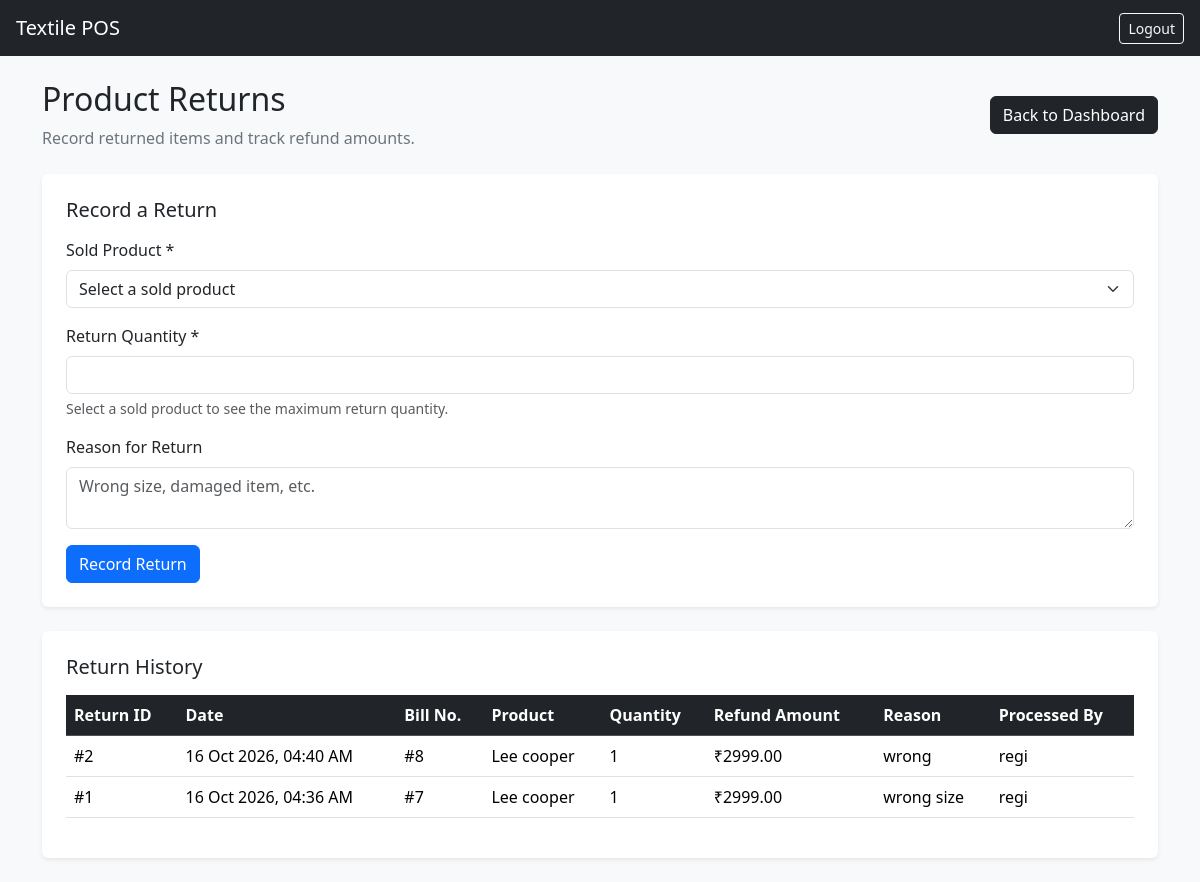
The app's page /returns/ (signed in) with its own data.
### pos/models.py (models this page shows, shortened)
class ProductReturn(models.Model):
    sale_item = models.ForeignKey(
        SaleItem,
        on_delete=models.PROTECT,
        related_name="returns",
    )
    quantity = models.PositiveIntegerField()
    refund_amount = models.DecimalField(max_digits=12, decimal_places=2)
    reason = models.CharField(max_length=250, blank=True)
    processed_by = models.ForeignKey(
        User,
        on_delete=models.SET_NULL,
        null=True,
        related_name="processed_returns",
    )
    created_at = models.DateTimeField(auto_now_add=True)

class SaleItem(models.Model):
    sale = models.ForeignKey(
        Sale,
        on_delete=models.CASCADE,
        related_name="items"
    )
    product = models.ForeignKey(
        Product,
        on_delete=models.PROTECT,
        related_name="sale_items"
    )
    quantity = models.PositiveIntegerField()
    unit_price = models.DecimalField(max_digits=10, decimal_places=2)
    line_total = models.DecimalField(max_digits=12, decimal_places=2)

class Product(models.Model):
    name = models.CharField(max_length=150)
    sku = models.CharField(max_length=50, unique=True)
    category = models.CharField(max_length=100, blank=True)
    size = models.CharField(max_length=30, blank=True)
    color = models.CharField(max_length=50, blank=True)
    price = models.DecimalField(max_digits=10, decimal_places=2)
    stock_quantity = models.PositiveIntegerField(default=0)
    supplier = models.ForeignKey(
        Supplier,
        on_delete=models.SET_NULL,
        null=True,
        blank=True,
        related_name="products"
    )
    created_at = models.DateTimeField(auto_now_add=True)

### pos/views.py (the view, shortened to what this page needs)
# urls.py: path("returns/", views.returns, name="returns"),
@login_required
def returns(request):
    if not request.user.is_superuser:
        return redirect("billing")
    sale_items = (
        SaleItem.objects
        .select_related("sale", "product")
        .order_by("-sale__created_at")
    )
    returnable_items = []
    for item in sale_items:
        returned = (
            ProductReturn.objects
            .filter(sale_item=item)
            .aggregate(total=Sum("quantity"))["total"] or 0
        )
        item.remaining_quantity = item.quantity - returned
        if item.remaining_quantity > 0:
            returnable_items.append(item)
    return_records = (
        ProductReturn.objects
        .select_related(
            "sale_item__sale",
            "sale_item__product",
            "processed_by",
        )
        .order_by("-created_at")
    )
    return render(request, "pos/returns.html", {
        "returnable_items": returnable_items,
        "return_records": return_records,
    })

### pos/templates/pos/returns.html (shortened to what this page needs)
<!DOCTYPE html>
<html lang="en">
<head>
    <link href="https://cdn.jsdelivr.net/npm/bootstrap@5.3.3/dist/css/bootstrap.min.css"
          rel="stylesheet">
</head>
<body class="bg-light">
<nav class="navbar navbar-dark bg-dark px-3">
    <a href="{% url 'dashboard' %}" class="navbar-brand">Textile POS</a>
    <a href="{% url 'logout' %}" class="btn btn-outline-light btn-sm">Logout</a>
</nav>
<main class="container py-4">
    <div class="d-flex justify-content-between align-items-center flex-wrap gap-2 mb-4">
        <div>
            <h2>Product Returns</h2>
            <p class="text-secondary mb-0">Record returned items and track refund amounts.</p>
        </div>
        <a href="{% url 'dashboard' %}" class="btn btn-dark">Back to Dashboard</a>
    </div>
    <div class="card border-0 shadow-sm mb-4">
        <div class="card-body p-4">
            <h5 class="mb-3">Record a Return</h5>
            <form method="post">
                <div class="mb-3">
                    <label for="sale_item_id" class="form-label">Sold Product *</label>
                    <select name="sale_item_id" id="sale_item_id"
                            class="form-select" required>
                        <option value="">Select a sold product</option>
                    </select>
                </div>
                <div class="mb-3">
                    <label for="quantity" class="form-label">Return Quantity *</label>
                    <input type="number" name="quantity" id="quantity"
                           class="form-control" min="1" step="1" required>
                    <div class="form-text" id="quantity-help">
                        Select a sold product to see the maximum return quantity.
                    </div>
                </div>
                <div class="mb-3">
                    <label for="reason" class="form-label">Reason for Return</label>
                    <textarea name="reason" id="reason" class="form-control"
                              maxlength="250" rows="2"
                              placeholder="Wrong size, damaged item, etc."></textarea>
                </div>
                <button type="submit" class="btn btn-primary"
                        onclick="return confirm('Record this return and add the items back to stock?')">
                    Record Return
                </button>
            </form>
        </div>
    </div>
    <div class="card border-0 shadow-sm">
        <div class="card-body p-4">
            <h5 class="mb-3">Return History</h5>
            <div class="table-responsive">
                <table class="table table-hover align-middle">
                    <thead class="table-dark">
                        <tr>
                            <th>Return ID</th>
                            <th>Date</th>
                            <th>Bill No.</th>
                            <th>Product</th>
                            <th>Quantity</th>
                            <th>Refund Amount</th>
                            <th>Reason</th>
                            <th>Processed By</th>
                        </tr>
                    </thead>
                    <tbody>
                        {% for record in return_records %}
                        <tr>
                            <td>#{{ record.id }}</td>
                            <td>{{ record.created_at|date:"d M Y, h:i A" }}</td>
                            <td>#{{ record.sale_item.sale_id }}</td>
                            <td>{{ record.sale_item.product.name }}</td>
                            <td>{{ record.quantity }}</td>
                            <td>₹{{ record.refund_amount|floatformat:2 }}</td>
                            <td>{{ record.reason|default:"—" }}</td>
                            <td>
                                {% if record.processed_by %}
                                    {{ record.processed_by.username }}
                                {% else %}
                                    Unknown
                                {% endif %}
                            </td>
                        </tr>
                        {% empty %}
                        <tr>
                            <td colspan="8" class="text-center text-secondary py-4">
                                No returns recorded yet.
                            </td>
                        </tr>
                        {% endfor %}
                    </tbody>
                </table>
            </div>
        </div>
    </div>
</main>
</body>
</html>

### records on screen
ProductReturn: id "2", created_at "16 Oct 2026, 04:40 AM", sale_item.sale_id "8", sale_item.product.name "Lee cooper", quantity "1", refund_amount "2999.00", reason "wrong", processed_by.username "regi"
ProductReturn: id "1", created_at "16 Oct 2026, 04:36 AM", sale_item.sale_id "7", sale_item.product.name "Lee cooper", quantity "1", refund_amount "2999.00", reason "wrong size", processed_by.username "regi"
